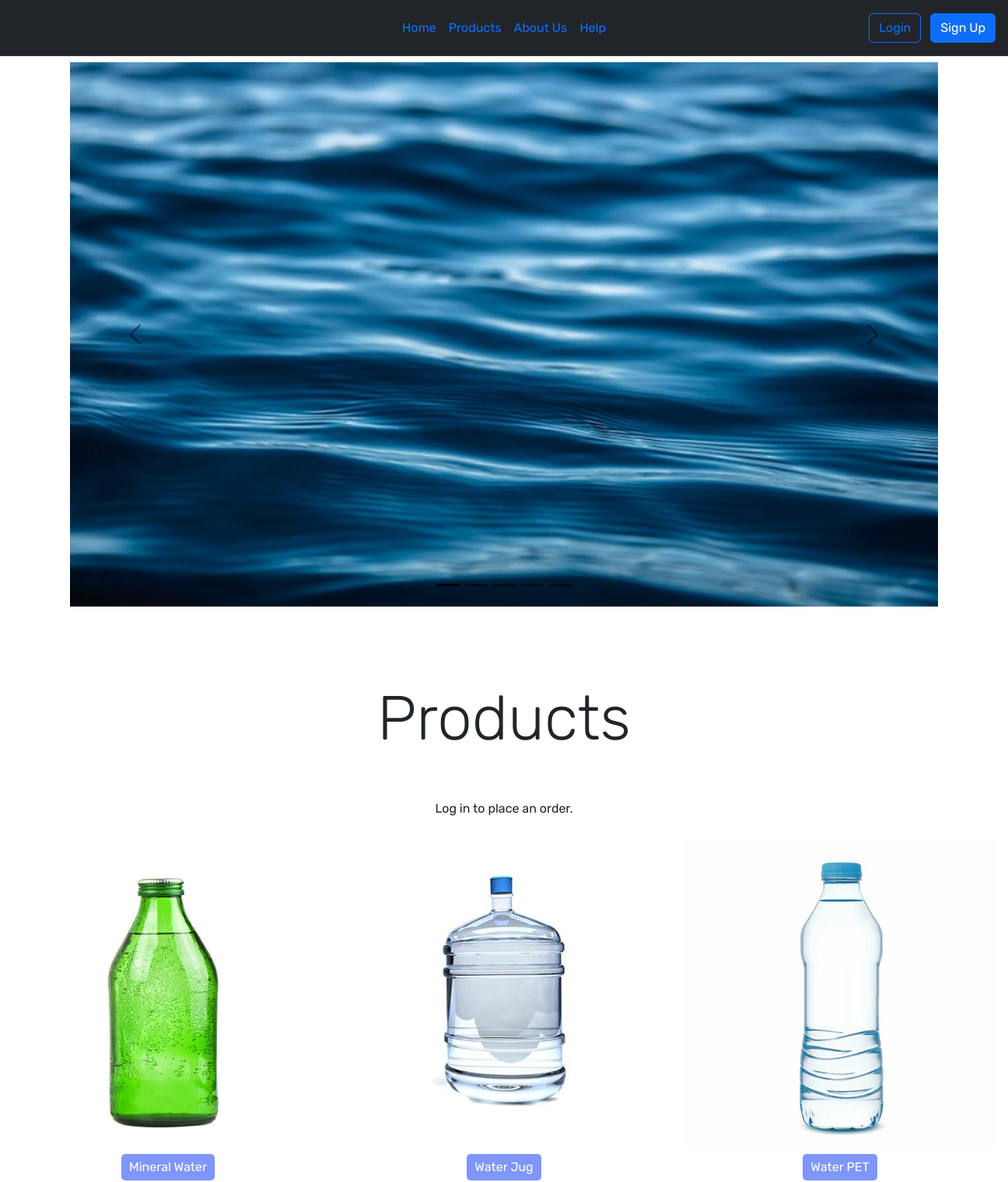
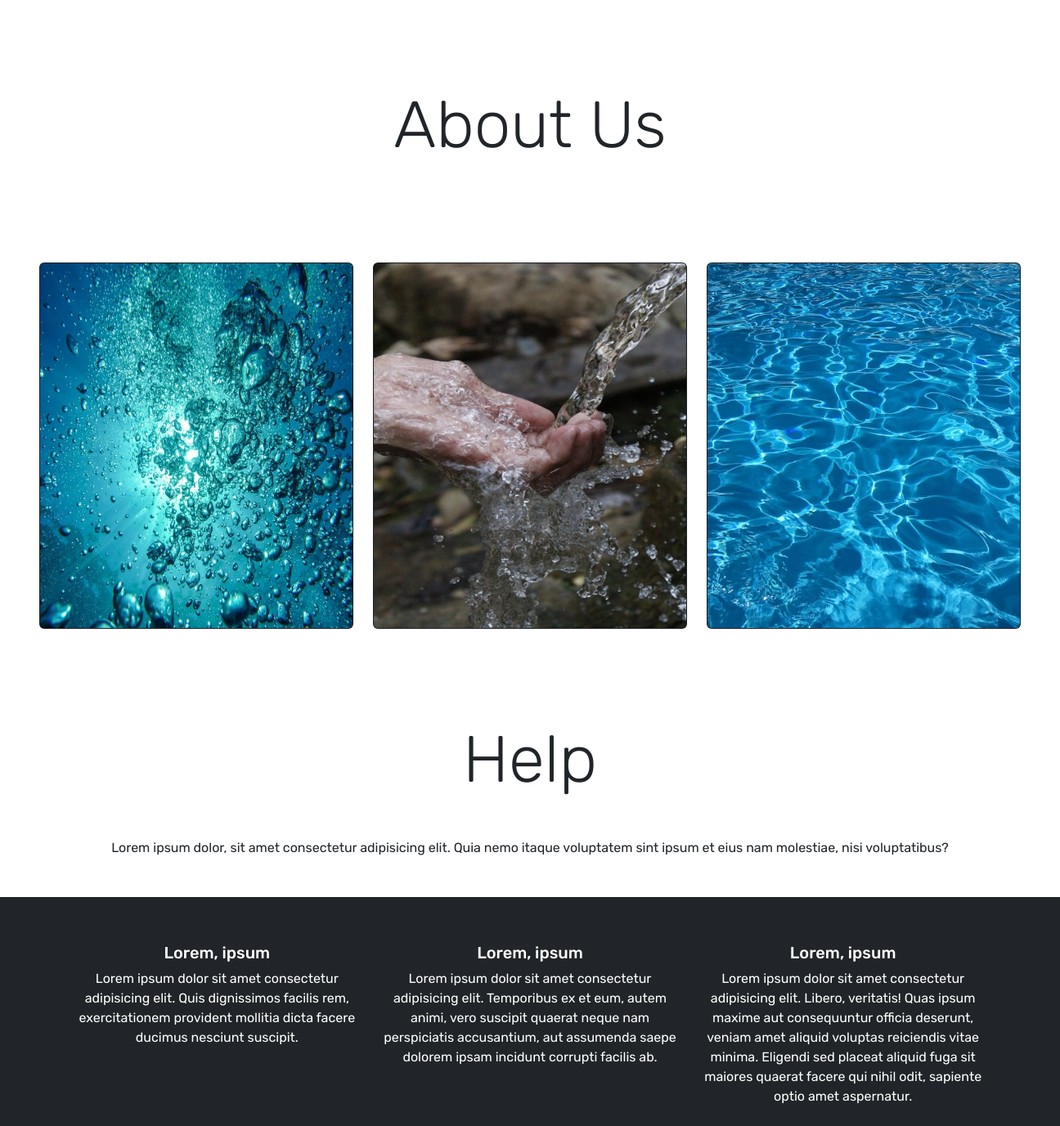
The page / on the database its author committed (2 pictures, top to bottom).
### waterproject/models.py (models this page shows, shortened)
class Category(models.Model):
    name = models.CharField(max_length=100, unique=True)
    description = models.TextField(null=True, blank=True)
    image = models.ImageField(upload_to='categories/', null=True, blank=True)

### waterproject/views.py (the view)
# urls.py: path("", views.index),
def index(request):
    categories = Category.objects.all()
    return render(request, 'index.html', {'categories': categories})

### waterproject/templates/index.html (shortened to what this page needs)
    {% extends "base.html" %}
    {% load static %}
    {% block content %}
    <div>
        {% include "partials/_homepage.html" %}
    <section id="products">
        <h1 class="display-1 text-center mt-5 p-5">Products</h1>
        <p class="text-center">Log in to place an order.</p>
        <div class="buttons-water">
            {% for category in categories %}
                <button class="btn1" data-bs-toggle="modal" data-bs-target="#modal-{{ category.id }}">
                    <img src="{% if category.image %}{{ category.image.url }}{% else %}/path/to/default-image.jpg{% endif %}" alt="{{ category.name }}">
                    <span class="label">{{ category.description }}</span>
                </button>
            {% endfor %}
        </div>
    </section>
    <section id="about">
        <div>
            {% include "partials/_aboutus.html" %}
        </div>
    </section>
    <section id="help">
        <div>
            {% include "partials/_help.html" %}
        </div>
    </section>
    {% endblock %}

### static/css/style.css (style rules this page uses)
* { font-family: "Rubik"; }
.btn1 img { max-height: 400px; vertical-align: middle; }
.buttons-water { display: flex; justify-content: space-around; }
.btn1 { display: flex; flex-direction: column; align-items: center; margin: 10px; border: none; background-color: white; }
.btn1 span { margin-top: 5px; }
.btn1 .label { margin-top: 5px; background-color: rgba(0, 47, 255, 0.5); color: white; padding: 5px 10px; border-radius: 5px; text-align: center; }

### rows shown on the page
Category: image+name (picture), description "Mineral Water"
Category: image (picture), description "Water Jug"
Category: image (picture), description "Water PET"
